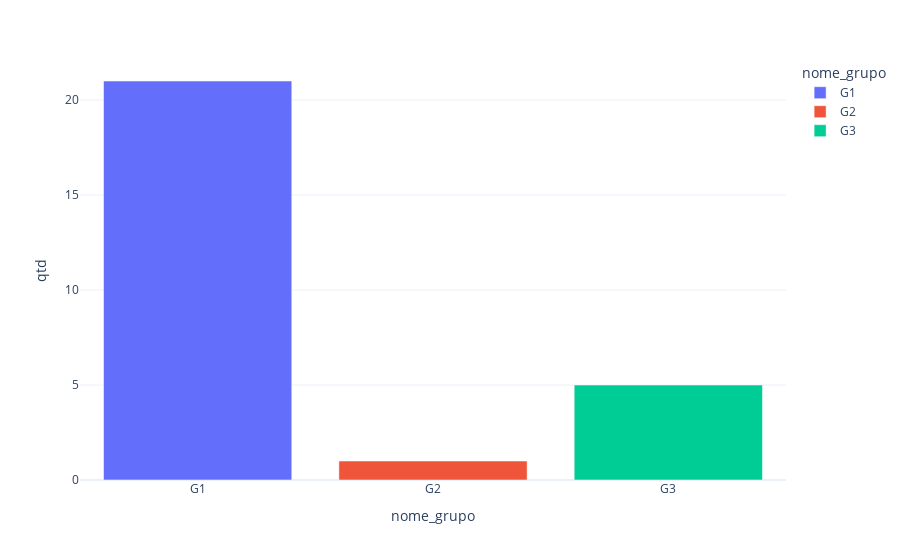

Write notebook code for a chart like this one.
### Code cell
fig = px.bar(resumo, x="nome_grupo", y="qtd", color="nome_grupo")  
fig

### Figure 1 — Plotly figure (JSON) as saved in the notebook; plotly's stock layout.template omitted (floating-point values rounded to 4 significant figures)
{"data": [{"alignmentgroup": "True", "hovertemplate": "nome_grupo=%{x}<br>qtd=%{y}<extra></extra>", "legendgroup": "G1", "marker": {"color": "#636efa", "pattern": {"shape": ""}}, "name": "G1", "offsetgroup": "G1", "orientation": "v", "showlegend": true, "textposition": "auto", "type": "bar", "x": ["G1"], "xaxis": "x", "y": [21], "yaxis": "y"}, {"alignmentgroup": "True", "hovertemplate": "nome_grupo=%{x}<br>qtd=%{y}<extra></extra>", "legendgroup": "G2", "marker": {"color": "#EF553B", "pattern": {"shape": ""}}, "name": "G2", "offsetgroup": "G2", "orientation": "v", "showlegend": true, "textposition": "auto", "type": "bar", "x": ["G2"], "xaxis": "x", "y": [1], "yaxis": "y"}, {"alignmentgroup": "True", "hovertemplate": "nome_grupo=%{x}<br>qtd=%{y}<extra></extra>", "legendgroup": "G3", "marker": {"color": "#00cc96", "pattern": {"shape": ""}}, "name": "G3", "offsetgroup": "G3", "orientation": "v", "showlegend": true, "textposition": "auto", "type": "bar", "x": ["G3"], "xaxis": "x", "y": [5], "yaxis": "y"}], "layout": {"autosize": true, "barmode": "relative", "legend": {"title": {"text": "nome_grupo"}, "tracegroupgap": 0}, "margin": {"t": 60}, "xaxis": {"anchor": "y", "autorange": true, "categoryarray": ["G1", "G2", "G3"], "categoryorder": "array", "domain": [0, 1], "range": [-0.5, 2.5], "title": {"text": "nome_grupo"}, "type": "category"}, "yaxis": {"anchor": "x", "autorange": true, "domain": [0, 1], "range": [0, 22.11], "title": {"text": "qtd"}, "type": "linear"}}}
